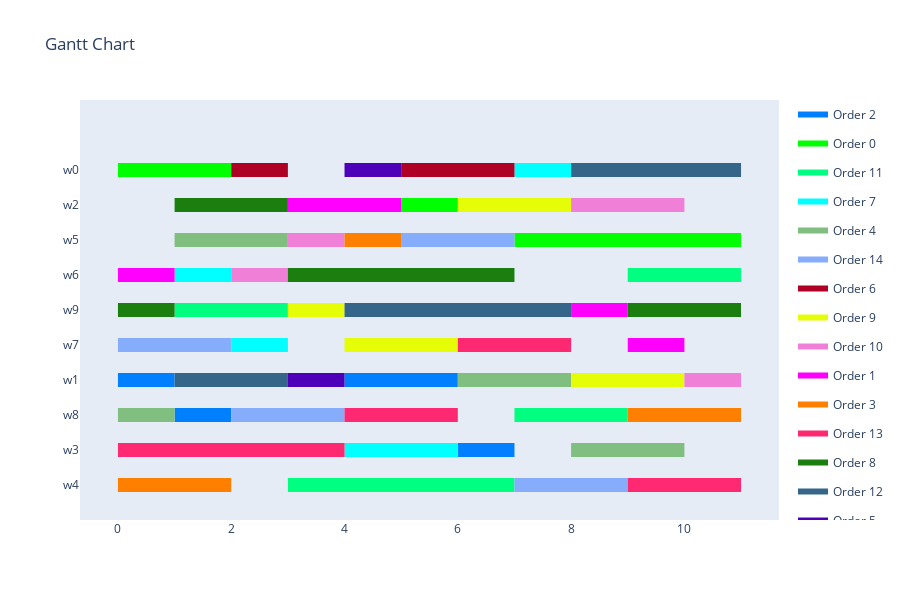

The cell this chart's notebook holds for it:
### Code cell
visualize_schedule(schedule, production_environment, orders)

### Figure 1 — Plotly figure (JSON) as saved in the notebook; plotly's stock layout.template omitted (floating-point values rounded to 4 significant figures)
{"data": [{"fill": "toself", "fillcolor": "rgb(0, 128, 255)", "hoverinfo": "name", "legendgroup": "rgb(0, 128, 255)", "mode": "none", "name": "Order 2", "type": "scatter", "x": [0, 1, 1, 0, 0, 4.0, 6.0, 6.0, 4.0, 4.0, 1, 2, 2, 1, 1, 6, 7, 7, 6], "y": [2.8, 2.8, 3.2, 3.2, null, 2.8, 2.8, 3.2, 3.2, null, 1.8, 1.8, 2.2, 2.2, null, 0.8, 0.8, 1.2, 1.2]}, {"fill": "toself", "fillcolor": "rgb(0, 255, 0)", "hoverinfo": "name", "legendgroup": "rgb(0, 255, 0)", "mode": "none", "name": "Order 0", "type": "scatter", "x": [0, 1, 1, 0, 0, 1, 2, 2, 1, 1, 5, 6, 6, 5, 5, 7, 11, 11, 7], "y": [8.8, 8.8, 9.2, 9.2, null, 8.8, 8.8, 9.2, 9.2, null, 7.8, 7.8, 8.2, 8.2, null, 6.8, 6.8, 7.2, 7.2]}, {"fill": "toself", "fillcolor": "rgb(0, 255, 128)", "hoverinfo": "name", "legendgroup": "rgb(0, 255, 128)", "mode": "none", "name": "Order 11", "type": "scatter", "x": [9, 11, 11, 9, 9, 1, 3, 3, 1, 1, 7, 9, 9, 7, 7, 3, 7, 7, 3], "y": [5.8, 5.8, 6.2, 6.2, null, 4.8, 4.8, 5.2, 5.2, null, 1.8, 1.8, 2.2, 2.2, null, -0.2, -0.2, 0.2, 0.2]}, {"fill": "toself", "fillcolor": "rgb(0, 255, 255)", "hoverinfo": "name", "legendgroup": "rgb(0, 255, 255)", "mode": "none", "name": "Order 7", "type": "scatter", "x": [7.0, 8.0, 8.0, 7.0, 7.0, 1, 2, 2, 1, 1, 2, 3, 3, 2, 2, 4, 6, 6, 4], "y": [8.8, 8.8, 9.2, 9.2, null, 5.8, 5.8, 6.2, 6.2, null, 3.8, 3.8, 4.2, 4.2, null, 0.8, 0.8, 1.2, 1.2]}, {"fill": "toself", "fillcolor": "rgb(128, 191, 128)", "hoverinfo": "name", "legendgroup": "rgb(128, 191, 128)", "mode": "none", "name": "Order 4", "type": "scatter", "x": [1, 3, 3, 1, 1, 6.0, 8.0, 8.0, 6.0, 6.0, 0, 1, 1, 0, 0, 8, 10, 10, 8], "y": [6.8, 6.8, 7.2, 7.2, null, 2.8, 2.8, 3.2, 3.2, null, 1.8, 1.8, 2.2, 2.2, null, 0.8, 0.8, 1.2, 1.2]}, {"fill": "toself", "fillcolor": "rgb(133, 173, 251)", "hoverinfo": "name", "legendgroup": "rgb(133, 173, 251)", "mode": "none", "name": "Order 14", "type": "scatter", "x": [5, 7, 7, 5, 5, 0, 2, 2, 0, 0, 2, 4, 4, 2, 2, 7, 9, 9, 7], "y": [6.8, 6.8, 7.2, 7.2, null, 3.8, 3.8, 4.2, 4.2, null, 1.8, 1.8, 2.2, 2.2, null, -0.2, -0.2, 0.2, 0.2]}, {"fill": "toself", "fillcolor": "rgb(173, 0, 36)", "hoverinfo": "name", "legendgroup": "rgb(173, 0, 36)", "mode": "none", "name": "Order 6", "type": "scatter", "x": [2, 3, 3, 2, 2, 5.0, 7.0, 7.0, 5.0], "y": [8.8, 8.8, 9.2, 9.2, null, 8.8, 8.8, 9.2, 9.2]}, {"fill": "toself", "fillcolor": "rgb(229, 254, 7)", "hoverinfo": "name", "legendgroup": "rgb(229, 254, 7)", "mode": "none", "name": "Order 9", "type": "scatter", "x": [6, 8, 8, 6, 6, 3, 4, 4, 3, 3, 4, 6, 6, 4, 4, 8, 10, 10, 8], "y": [7.8, 7.8, 8.2, 8.2, null, 4.8, 4.8, 5.2, 5.2, null, 3.8, 3.8, 4.2, 4.2, null, 2.8, 2.8, 3.2, 3.2]}, {"fill": "toself", "fillcolor": "rgb(240, 128, 215)", "hoverinfo": "name", "legendgroup": "rgb(240, 128, 215)", "mode": "none", "name": "Order 10", "type": "scatter", "x": [8, 10, 10, 8, 8, 3, 4, 4, 3, 3, 2, 3, 3, 2, 2, 10, 11, 11, 10], "y": [7.8, 7.8, 8.2, 8.2, null, 6.8, 6.8, 7.2, 7.2, null, 5.8, 5.8, 6.2, 6.2, null, 2.8, 2.8, 3.2, 3.2]}, {"fill": "toself", "fillcolor": "rgb(255, 0, 255)", "hoverinfo": "name", "legendgroup": "rgb(255, 0, 255)", "mode": "none", "name": "Order 1", "type": "scatter", "x": [3, 5, 5, 3, 3, 0, 1, 1, 0, 0, 8, 9, 9, 8, 8, 9, 10, 10, 9], "y": [7.8, 7.8, 8.2, 8.2, null, 5.8, 5.8, 6.2, 6.2, null, 4.8, 4.8, 5.2, 5.2, null, 3.8, 3.8, 4.2, 4.2]}, {"fill": "toself", "fillcolor": "rgb(255, 128, 0)", "hoverinfo": "name", "legendgroup": "rgb(255, 128, 0)", "mode": "none", "name": "Order 3", "type": "scatter", "x": [4, 5, 5, 4, 4, 9, 11, 11, 9, 9, 0, 1, 1, 0, 0, 1, 2, 2, 1], "y": [6.8, 6.8, 7.2, 7.2, null, 1.8, 1.8, 2.2, 2.2, null, -0.2, -0.2, 0.2, 0.2, null, -0.2, -0.2, 0.2, 0.2]}, {"fill": "toself", "fillcolor": "rgb(255, 41, 114)", "hoverinfo": "name", "legendgroup": "rgb(255, 41, 114)", "mode": "none", "name": "Order 13", "type": "scatter", "x": [6.0, 8.0, 8.0, 6.0, 6.0, 4.0, 6.0, 6.0, 4.0, 4.0, 0, 4, 4, 0, 0, 9, 11, 11, 9], "y": [3.8, 3.8, 4.2, 4.2, null, 1.8, 1.8, 2.2, 2.2, null, 0.8, 0.8, 1.2, 1.2, null, -0.2, -0.2, 0.2, 0.2]}, {"fill": "toself", "fillcolor": "rgb(27, 127, 15)", "hoverinfo": "name", "legendgroup": "rgb(27, 127, 15)", "mode": "none", "name": "Order 8", "type": "scatter", "x": [1, 3, 3, 1, 1, 3, 7, 7, 3, 3, 0, 1, 1, 0, 0, 9, 11, 11, 9], "y": [7.8, 7.8, 8.2, 8.2, null, 5.8, 5.8, 6.2, 6.2, null, 4.8, 4.8, 5.2, 5.2, null, 4.8, 4.8, 5.2, 5.2]}, {"fill": "toself", "fillcolor": "rgb(53, 102, 137)", "hoverinfo": "name", "legendgroup": "rgb(53, 102, 137)", "mode": "none", "name": "Order 12", "type": "scatter", "x": [8, 11, 11, 8, 8, 4, 6, 6, 4, 4, 6, 8, 8, 6, 6, 1, 3, 3, 1], "y": [8.8, 8.8, 9.2, 9.2, null, 4.8, 4.8, 5.2, 5.2, null, 4.8, 4.8, 5.2, 5.2, null, 2.8, 2.8, 3.2, 3.2]}, {"fill": "toself", "fillcolor": "rgb(77, 0, 183)", "hoverinfo": "name", "legendgroup": "rgb(77, 0, 183)", "mode": "none", "name": "Order 5", "type": "scatter", "x": [4.0, 5.0, 5.0, 4.0, 4.0, 3.0, 4.0, 4.0, 3.0], "y": [8.8, 8.8, 9.2, 9.2, null, 2.8, 2.8, 3.2, 3.2]}, {"legendgroup": "rgb(0, 128, 255)", "marker": {"color": "rgb(0, 128, 255)", "opacity": 0, "size": 1}, "mode": "markers", "name": "", "showlegend": false, "text": [null, null, null, null, null, null, null, null], "type": "scatter", "x": [0, 1, 4.0, 6.0, 1, 2, 6, 7], "y": [3, 3, 3, 3, 2, 2, 1, 1]}, {"legendgroup": "rgb(0, 255, 0)", "marker": {"color": "rgb(0, 255, 0)", "opacity": 0, "size": 1}, "mode": "markers", "name": "", "showlegend": false, "text": [null, null, null, null, null, null, null, null], "type": "scatter", "x": [0, 1, 1, 2, 5, 6, 7, 11], "y": [9, 9, 9, 9, 8, 8, 7, 7]}, {"legendgroup": "rgb(0, 255, 128)", "marker": {"color": "rgb(0, 255, 128)", "opacity": 0, "size": 1}, "mode": "markers", "name": "", "showlegend": false, "text": [null, null, null, null, null, null, null, null], "type": "scatter", "x": [9, 11, 1, 3, 7, 9, 3, 7], "y": [6, 6, 5, 5, 2, 2, 0, 0]}, {"legendgroup": "rgb(0, 255, 255)", "marker": {"color": "rgb(0, 255, 255)", "opacity": 0, "size": 1}, "mode": "markers", "name": "", "showlegend": false, "text": [null, null, null, null, null, null, null, null], "type": "scatter", "x": [7.0, 8.0, 1, 2, 2, 3, 4, 6], "y": [9, 9, 6, 6, 4, 4, 1, 1]}, {"legendgroup": "rgb(128, 191, 128)", "marker": {"color": "rgb(128, 191, 128)", "opacity": 0, "size": 1}, "mode": "markers", "name": "", "showlegend": false, "text": [null, null, null, null, null, null, null, null], "type": "scatter", "x": [1, 3, 6.0, 8.0, 0, 1, 8, 10], "y": [7, 7, 3, 3, 2, 2, 1, 1]}, {"legendgroup": "rgb(133, 173, 251)", "marker": {"color": "rgb(133, 173, 251)", "opacity": 0, "size": 1}, "mode": "markers", "name": "", "showlegend": false, "text": [null, null, null, null, null, null, null, null], "type": "scatter", "x": [5, 7, 0, 2, 2, 4, 7, 9], "y": [7, 7, 4, 4, 2, 2, 0, 0]}, {"legendgroup": "rgb(173, 0, 36)", "marker": {"color": "rgb(173, 0, 36)", "opacity": 0, "size": 1}, "mode": "markers", "name": "", "showlegend": false, "text": [null, null, null, null], "type": "scatter", "x": [2, 3, 5.0, 7.0], "y": [9, 9, 9, 9]}, {"legendgroup": "rgb(229, 254, 7)", "marker": {"color": "rgb(229, 254, 7)", "opacity": 0, "size": 1}, "mode": "markers", "name": "", "showlegend": false, "text": [null, null, null, null, null, null, null, null], "type": "scatter", "x": [6, 8, 3, 4, 4, 6, 8, 10], "y": [8, 8, 5, 5, 4, 4, 3, 3]}, {"legendgroup": "rgb(240, 128, 215)", "marker": {"color": "rgb(240, 128, 215)", "opacity": 0, "size": 1}, "mode": "markers", "name": "", "showlegend": false, "text": [null, null, null, null, null, null, null, null], "type": "scatter", "x": [8, 10, 3, 4, 2, 3, 10, 11], "y": [8, 8, 7, 7, 6, 6, 3, 3]}, {"legendgroup": "rgb(255, 0, 255)", "marker": {"color": "rgb(255, 0, 255)", "opacity": 0, "size": 1}, "mode": "markers", "name": "", "showlegend": false, "text": [null, null, null, null, null, null, null, null], "type": "scatter", "x": [3, 5, 0, 1, 8, 9, 9, 10], "y": [8, 8, 6, 6, 5, 5, 4, 4]}, {"legendgroup": "rgb(255, 128, 0)", "marker": {"color": "rgb(255, 128, 0)", "opacity": 0, "size": 1}, "mode": "markers", "name": "", "showlegend": false, "text": [null, null, null, null, null, null, null, null], "type": "scatter", "x": [4, 5, 9, 11, 0, 1, 1, 2], "y": [7, 7, 2, 2, 0, 0, 0, 0]}, {"legendgroup": "rgb(255, 41, 114)", "marker": {"color": "rgb(255, 41, 114)", "opacity": 0, "size": 1}, "mode": "markers", "name": "", "showlegend": false, "text": [null, null, null, null, null, null, null, null], "type": "scatter", "x": [6.0, 8.0, 4.0, 6.0, 0, 4, 9, 11], "y": [4, 4, 2, 2, 1, 1, 0, 0]}, {"legendgroup": "rgb(27, 127, 15)", "marker": {"color": "rgb(27, 127, 15)", "opacity": 0, "size": 1}, "mode": "markers", "name": "", "showlegend": false, "text": [null, null, null, null, null, null, null, null], "type": "scatter", "x": [1, 3, 3, 7, 0, 1, 9, 11], "y": [8, 8, 6, 6, 5, 5, 5, 5]}, {"legendgroup": "rgb(53, 102, 137)", "marker": {"color": "rgb(53, 102, 137)", "opacity": 0, "size": 1}, "mode": "markers", "name": "", "showlegend": false, "text": [null, null, null, null, null, null, null, null], "type": "scatter", "x": [8, 11, 4, 6, 6, 8, 1, 3], "y": [9, 9, 5, 5, 5, 5, 3, 3]}, {"legendgroup": "rgb(77, 0, 183)", "marker": {"color": "rgb(77, 0, 183)", "opacity": 0, "size": 1}, "mode": "markers", "name": "", "showlegend": false, "text": [null, null, null, null], "type": "scatter", "x": [4.0, 5.0, 3.0, 4.0], "y": [9, 9, 3, 3]}], "layout": {"height": 600, "hovermode": "closest", "showlegend": true, "title": {"text": "Gantt Chart"}, "xaxis": {"rangeselector": {"buttons": [{"count": 7, "label": "1w", "step": "day", "stepmode": "backward"}, {"count": 1, "label": "1m", "step": "month", "stepmode": "backward"}, {"count": 6, "label": "6m", "step": "month", "stepmode": "backward"}, {"count": 1, "label": "YTD", "step": "year", "stepmode": "todate"}, {"count": 1, "label": "1y", "step": "year", "stepmode": "backward"}, {"step": "all"}]}, "showgrid": false, "type": "linear", "zeroline": false}, "yaxis": {"autorange": false, "range": [-1, 11], "showgrid": false, "ticktext": ["w4", "w3", "w8", "w1", "w7", "w9", "w6", "w5", "w2", "w0"], "tickvals": [0, 1, 2, 3, 4, 5, 6, 7, 8, 9], "zeroline": false}}}
